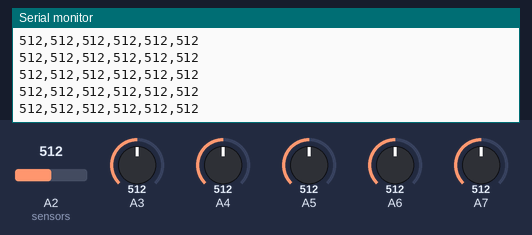
Bench run of a sketch on a simulated Arduino Nano, built with avr-gcc and run on an emulated ATmega328P. On the bench: the last lines printed to the serial monitor. Inputs (shaded band) come from the test bench; at power-on: A3 = 512, A2 (sensors) = 512, A4 = 512, A5 = 512, A6 = 512, A7 = 512.

Above: at 2.7 s.
2.8 s: A3 set to 106
At 2.85 s:
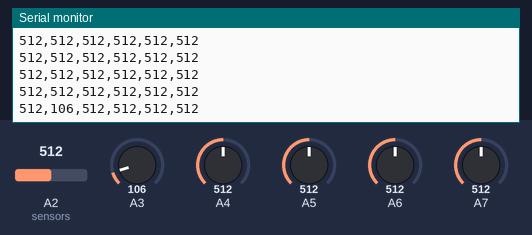
5.8 s: A3 set to 94
At 5.8 s:
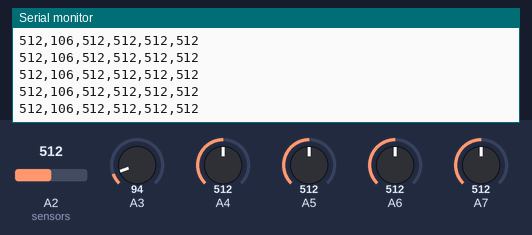
Timing chart, 0 to 8.8 s (numbered marks = the images above; inputs shaded):
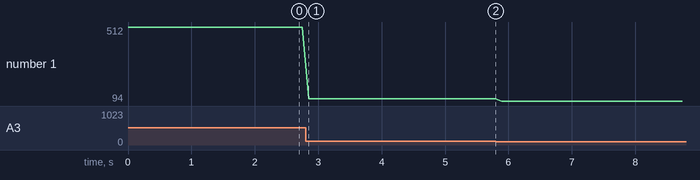

Measured:
- after the input at 2.8 s, the serial monitor: prints a new line after 0.05 s (image 1)
- plotted number 1: 512 → 106 after the input at 2.8 s, 106 → 94 after the input at 5.8 s

The sketch:

IR_sensor_array_testing.ino
```cpp
void setup() {
  Serial.begin(9600);
}

void loop() {
  int sensorValue1 = analogRead(A2); // each sensors is assigned to a respctive analog pin in arduino
  int sensorValue2 = analogRead(A3);
  int sensorValue3 = analogRead(A4);
  int sensorValue4 = analogRead(A5);
  int sensorValue5 = analogRead(A6);
  int sensorValue6 = analogRead(A7);

  Serial.print(sensorValue1); //serial output of sensor readings
  Serial.print(",");
  Serial.print(sensorValue2);
  Serial.print(",");
  Serial.print(sensorValue3);
  Serial.print(",");
  Serial.print(sensorValue4);
  Serial.print(",");
  Serial.print(sensorValue5);
  Serial.print(",");
  Serial.println(sensorValue6);
  delay(100);
}
```
